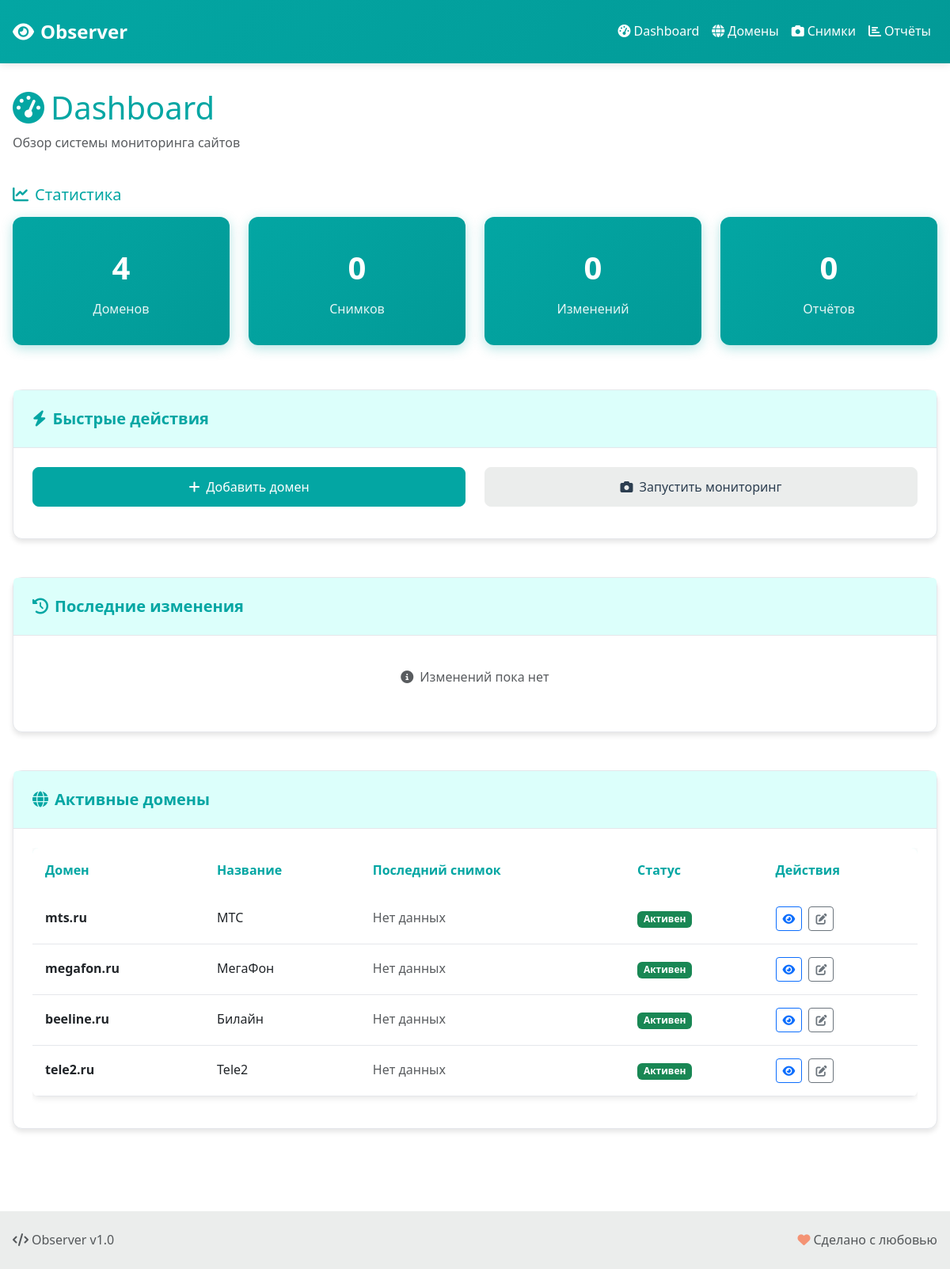
Before: / with the older database file.
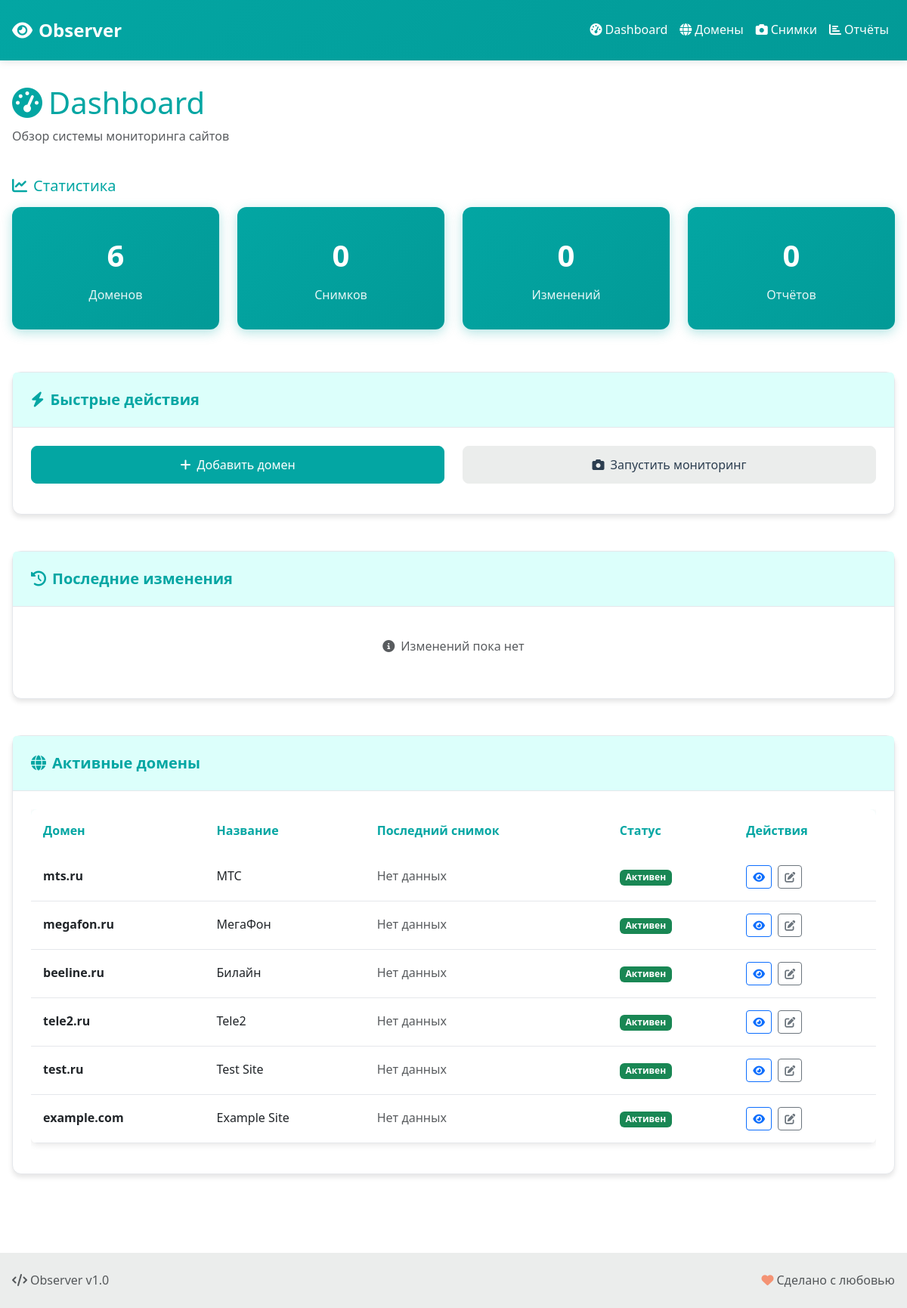
After: the same page with the newer database file.
### database/models.py (models this page shows)
class Domain(Base):
    __tablename__ = 'domains'
    id = Column(Integer, primary_key=True)
    name = Column(String(255), unique=True, nullable=False)  # например, 'mts.ru'
    display_name = Column(String(255), nullable=True)  # например, 'МТС'
    is_active = Column(Boolean, default=True)
    created_at = Column(DateTime, default=datetime.utcnow)
    updated_at = Column(DateTime, default=datetime.utcnow, onupdate=datetime.utcnow)
    snapshots = relationship("Snapshot", back_populates="domain")

### main.py (the view)
@app.get("/", response_class=HTMLResponse)
async def dashboard(request: Request):
    try:
        session = get_db_session()
        domains_count = session.query(Domain).count()
        snapshots_count = session.query(Snapshot).count()
        changes_count = session.query(Change).count()
        reports_count = session.query(Report).count()
        domains = session.query(Domain).filter(Domain.is_active == True).all()
        recent_changes = []
        session.close()
        stats = {
            "domains_count": domains_count,
            "snapshots_count": snapshots_count,
            "changes_count": changes_count,
            "reports_count": reports_count
        }
        return templates.TemplateResponse("dashboard.html", {
            "request": request,
            "stats": stats,
            "domains": domains,
            "recent_changes": recent_changes
        })
    except Exception as e:
        raise HTTPException(status_code=500, detail=f"Ошибка загрузки dashboard: {str(e)}")

### templates/dashboard.html (shortened to what the changed rows need)
{% extends "base.html" %}
{% block content %}
<div class="row mb-4">
    <div class="col">
        <h1 class="text-primary">
            <i class="fas fa-tachometer-alt me-2"></i>Dashboard
        </h1>
    </div>
</div>
<div class="row mb-4">
    <div class="col">
        <div class="stats-grid">
            <div class="stat-card fade-in">
                <div class="stat-number">{{ stats.domains_count }}</div>
                <div class="stat-label">Доменов</div>
            </div>
        </div>
    </div>
</div>
<div class="row">
    <div class="col">
        <div class="card">
            <div class="card-body">
                {% if domains %}
                    <div class="table-responsive">
                        <table class="table">
                            <thead>
                                <tr>
                                    <th>Домен</th>
                                    <th>Название</th>
                                    <th>Последний снимок</th>
                                    <th>Статус</th>
                                    <th>Действия</th>
                                </tr>
                            </thead>
                            <tbody>
                                {% for domain in domains %}
                                <tr>
                                    <td>
                                        <strong>{{ domain.name }}</strong>
                                    </td>
                                    <td>{{ domain.display_name }}</td>
                                    <td>
                                        {% if domain.last_snapshot %}
                                            {{ domain.last_snapshot }}
                                        {% else %}
                                            <span class="text-muted">Нет данных</span>
                                        {% endif %}
                                    </td>
                                    <td>
                                        {% if domain.is_active %}
                                            <span class="badge bg-success">Активен</span>
                                        {% else %}
                                            <span class="badge bg-secondary">Неактивен</span>
                                        {% endif %}
                                    </td>
                                    <td>
                                        <button class="btn btn-sm btn-outline-primary me-1" onclick="viewSnapshots({{ domain.id }})">
                                            <i class="fas fa-eye"></i>
                                        </button>
                                        <button class="btn btn-sm btn-outline-secondary" onclick="editDomain({{ domain.id }})">
                                            <i class="fas fa-edit"></i>
                                        </button>
                                    </td>
                                </tr>
                                {% endfor %}
                            </tbody>
                        </table>
                    </div>
                {% else %}
                    <p class="text-muted text-center py-3">
                        <i class="fas fa-info-circle me-2"></i>Доменов пока нет
                    </p>
                {% endif %}
            </div>
        </div>
    </div>
</div>
{% endblock %}

Changed rows visible on the page:
added Domain: name "test.ru", display_name "Test Site", is_active "Активен"
added Domain: name "example.com", display_name "Example Site", is_active "Активен"
Other visible differences:
{{ stats.domains_count }}: "4" → "6"
